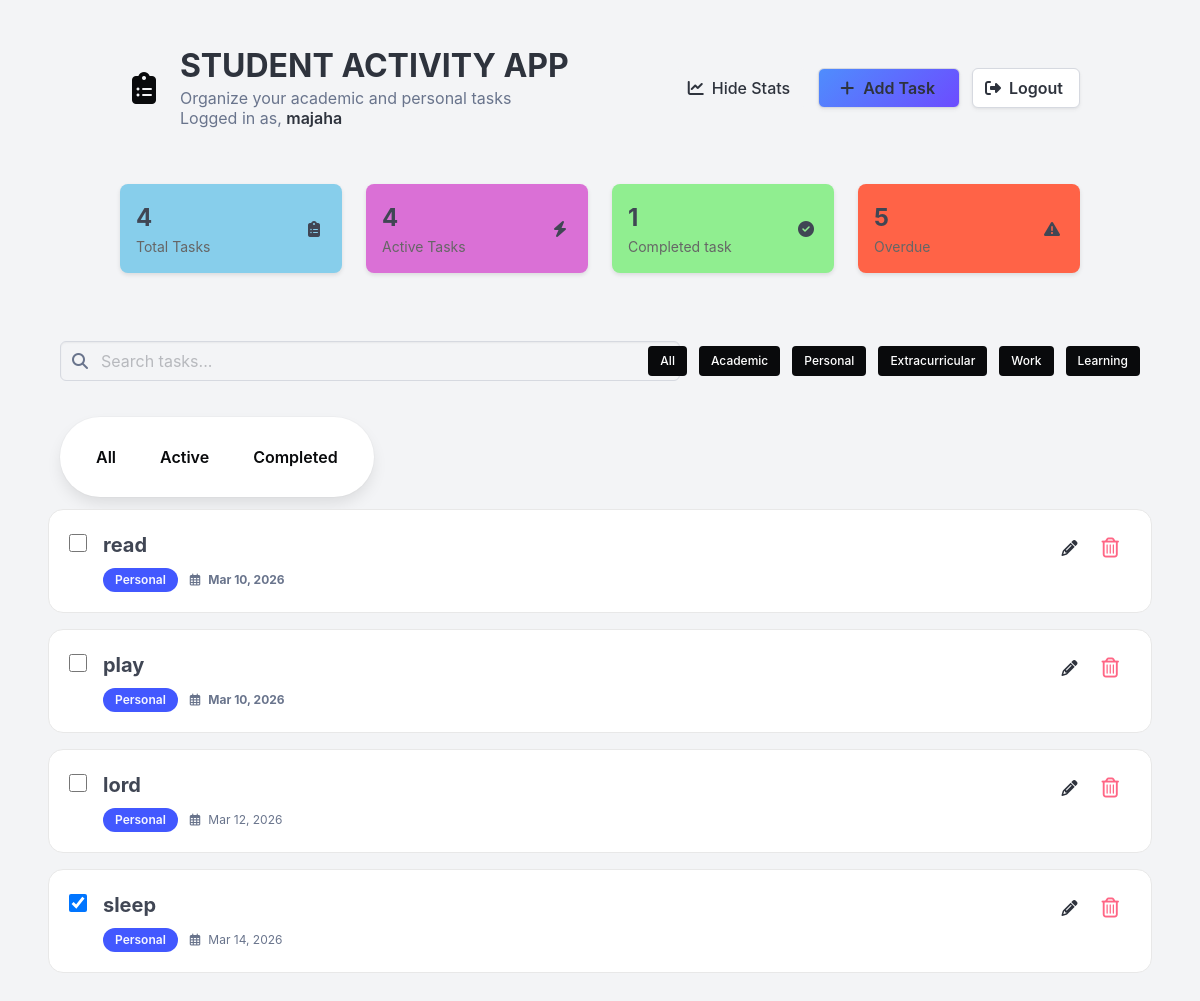
Page / (signed in) on the earlier database version.
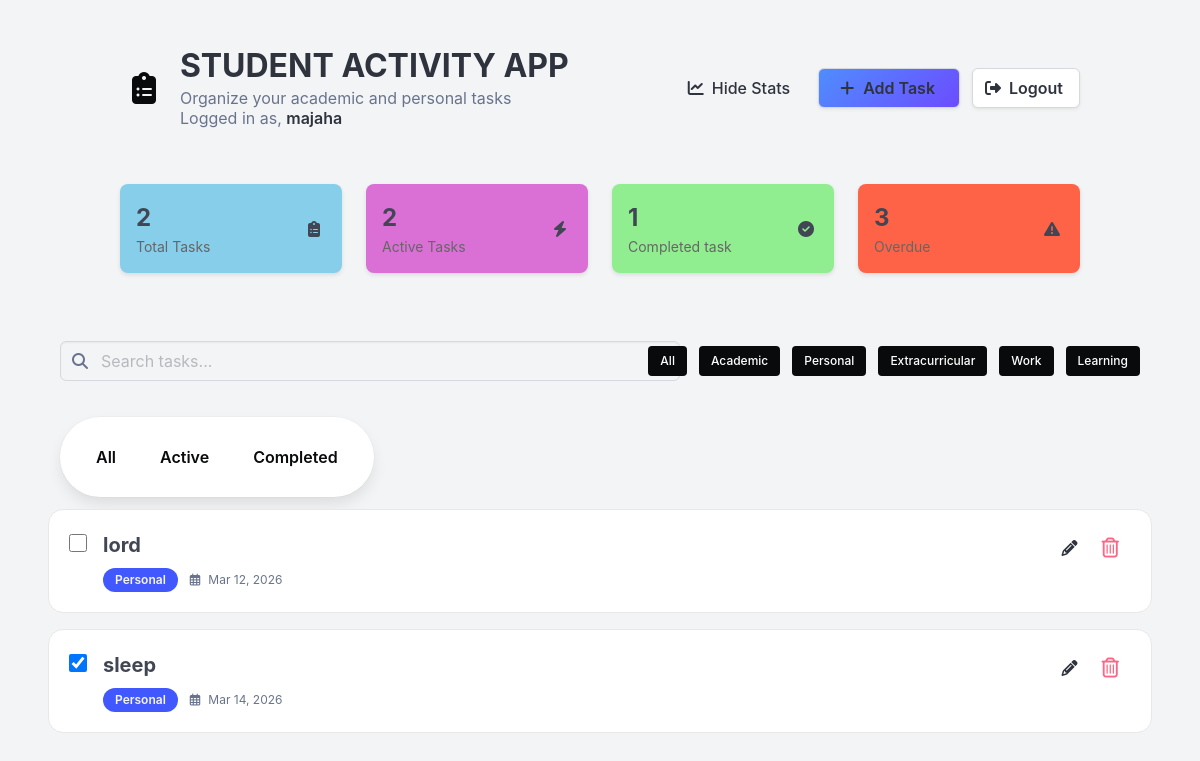
Same page on the later database version.
### app/model/model.py (models this page shows, shortened)
class User(db.Model, UserMixin):
    __tablename__ = "users"
    id: Mapped[int] = mapped_column(primary_key=True)
    username: Mapped[str] = mapped_column(nullable=False, unique=True)
    password: Mapped[str] = mapped_column(nullable=False)
    email: Mapped[str] = mapped_column(nullable=False)

class Task(db.Model):
    __tablename__ = "tasks"
    id: Mapped[int] = mapped_column(primary_key=True)
    task: Mapped[str] = mapped_column(nullable=False)
    user_id: Mapped[int | None] = mapped_column(ForeignKey("users.id"))
    completed: Mapped[bool] = mapped_column(default=False)
    category_id: Mapped[int | None] = mapped_column(
        ForeignKey("categories.id"), nullable=True
    )
    deadline: Mapped[datetime | None] = mapped_column(DateTime, nullable=True)
    notes: Mapped[str | None] = mapped_column(String, nullable=True)
    category = relationship("Category", back_populates="tasks")
    user: Mapped["User"] = relationship("User", backref="tasks")

class Category(db.Model):
    __tablename__ = "categories"
    id: Mapped[int] = mapped_column(primary_key=True)
    cat_name: Mapped[str] = mapped_column(nullable=False)
    user_id: Mapped[int | None] = mapped_column(ForeignKey("users.id"))
    tasks = relationship("Task", back_populates="category")

### app/routes/route.py (the view)
@main.route("/")
@login_required
def index():
    tasks = Task.query.filter_by(
        user_id=current_user.id
    ).all()  # get tasks from database
    completed = Task.query.filter_by(completed=True).count()  # count completed tasks
    overdue_tasks = Task.query.filter(
        Task.completed.is_(False), Task.deadline < datetime.today()
    ).count()
    return render_template(
        "index.html",
        user=current_user,
        tasks=tasks,
        completed=completed,
        overdue_tasks=overdue_tasks,
        now=datetime.today(),
    )

### app/__init__.py (called while the page is built)
def create_app():
    app = Flask(__name__)
    app.config["SQLALCHEMY_DATABASE_URI"] = "sqlite:///student.db"
    app.config["SECRET_KEY"] = "secret"
    app.config["SQLALCHEMY_TRACK_MODIFICATIONS"] = False
    db.init_app(app)
    login_manager.init_app(app)
    migrate.init_app(app, db)
    login_manager.login_view = "auth.login"
    app.register_blueprint(auth_bp)
    app.register_blueprint(main)
    app.register_blueprint(cat_bp, url_prefix="/category")
    from .model import User
    @login_manager.user_loader
    def load_user(user_id):
        return db.session.get(User, int(user_id))
    return app

### app/templates/index.html
{%extends 'base.html'%} {%include 'navbar.html'%} {%include 'main.html'%}
{%block content%}
<div class="columns is-vcentered mt-2 px-3">
    <div class="column is-7">{% include 'search.html' %}</div>
    <div class="column is-5">{% include 'category.html' %}</div>
</div>
<div class="column is-5">
    <div
        class="box is-flex is-align-items-center"
        style="border-radius: 999px; width: fit-content"
    >
        {% include 'status.html' %}
    </div>
</div>
{% include 'add_tasks.html' %} {% endblock %}

### app/templates/base.html (shortened to what this page needs)
<!doctype html>
<html>
    <head>
        <link
            rel="stylesheet"
            href="https://cdn.jsdelivr.net/npm/bulma@1.0.4/css/bulma.min.css"
        />
        <link
            rel="stylesheet"
            href="https://cdnjs.cloudflare.com/ajax/libs/font-awesome/6.5.1/css/all.min.css"
        />
    </head>
    <body class="has-background-light">
        <section class="section">{% block content %} {% endblock %}</section>
    </body>
</html>

### app/templates/navbar.html (shortened to what this page needs)
{%extends 'base.html'%}{%block content%}
<div class="container">
    <nav class="level">
        <div class="left-left">
            <div class="level-item">
                <span class="icon is-large has-text-black mr-3">
                    <i class="fas fa-clipboard-list fa-2x"></i>
                </span>
                <div>
                    <h1 class="title is-3 has-text-weight-bold mb-0">
                        STUDENT ACTIVITY APP
                    </h1>
                    <p class="subtitle is-6 has-text-grey mt-1">
                        Organize your academic and personal tasks {%if
                        current_user.is_authenticated %}
                        <br />
                        Logged in as,
                        <strong>{{ current_user.username }}</strong>
                        {% endif %}
                    </p>
                </div>
            </div>
        </div>
        <div class="level-right">
            <div class="level-item buttons">
                <button class="button stats-btn is-light is-rectangle px-4">
                    <span class="icon">
                        <i class="fas fa-chart-line"></i>
                    </span>
                    <span>Hide Stats</span>
                </button>
                <a
                    href="{{ url_for('main.task') }}"
                    class="button add-task-btn is-rectangle px-5"
                >
                    <span class="icon">
                        <i class="fas fa-plus"></i>
                    </span>
                    <span class="has-text-weight-semibold">Add Task</span>
                </a>
                <a
                    href="{{ url_for('auth.logout') }}"
                    class="button log-out-btn is-rectangle px-4"
                >
                    <span class="icon">
                        <i class="fas fa-sign-out-alt"></i>
                    </span>
                    <span class="has-text-weight-semibold">Logout</span>
                </a>
            </div>
        </div>
        {%endblock%}

### app/templates/main.html (shortened to what this page needs)
<section class="container mt-2">
    <div class="columns is-mobile is-multiline">
        <div class="column is-3">
            <div class="stat-card blue">
                <div>
                    <p class="stat-number">{{ tasks|length }}</p>
                    <p class="stat-text">Total Tasks</p>
                </div>
                <span class="icon">
                    <i class="fas fa-clipboard-list"></i>
                </span>
            </div>
        </div>
        <div class="column is-3">
            <div class="stat-card purple">
                <div>
                    <p class="stat-number">{{ tasks|length }}</p>
                    <p class="stat-text">Active Tasks</p>
                </div>
                <span class="icon">
                    <i class="fas fa-bolt"></i>
                </span>
            </div>
        </div>
        <div class="column is-3">
            <div class="stat-card green">
                <div>
                    <p class="stat-number">{{ completed }}</p>
                    <p class="stat-text">Completed task</p>
                </div>
                <span class="icon">
                    <i class="fas fa-check-circle"></i>
                </span>
            </div>
        </div>
        <div class="column is-3">
            <div class="stat-card red">
                <div>
                    <p class="stat-number">{{ overdue_tasks }}</p>
                    <p class="stat-text">Overdue</p>
                </div>
                <span class="icon">
                    <i class="fas fa-exclamation-triangle"></i>
                </span>
            </div>
        </div>
    </div>
</section>

### app/templates/search.html (shortened to what this page needs)
<div class="field">
    <div class="control has-icons-left">
        <input
            class="input is-rectangle has-background-light"
            type="text"
            name="search"
            placeholder="Search tasks..."
            hx-get="{{ url_for('main.search') }}"
            hx-trigger="keyup changed delay:300ms"
            hx-target="#task-results"
            hx-swap="innerHTML"
        />
        <span class="icon is-left has-text-grey">
        </span>
    </div>
</div>

### app/templates/category.html
<div class="container">
    <div class="level-right">
        <div class="level-item">
            <div class="buttons">
                <a href="#" class="button is-black is-small"> All </a>
                <a href="#" class="button is-black is-small"> Academic </a>
                <a href="#" class="button is-black is-small"> Personal </a>
                <a href="#" class="button is-black is-small">
                    Extracurricular
                </a>
                <a href="#" class="button is-black is-small">Work</a>
                <a href="#" class="button is-black is-small">Learning</a>
            </div>
        </div>
    </div>
</div>

### app/templates/status.html
<div class="container">
    <div class="buttons is-right">
        <button
            class="button is-white is-rounded px-4 has-text-weight-semibold"
        >
            All
        </button>
        <button
            class="button is-white is-rounded px-4 has-text-weight-semibold"
        >
            Active
        </button>
        <button
            class="button is-white is-rounded px-4 has-text-weight-semibold"
        >
            Completed
        </button>
    </div>
</div>

### app/templates/add_tasks.html (shortened to what this page needs)
<div id="tasks-container">
    {% for task in tasks %}
    <div
        class="box is-shadowless mb-4"
        style="border: 1px solid #e8e8e8; border-radius: 15px; padding: 1.25rem"
    >
        <div
            class="is-flex is-justify-content-space-between is-align-items-start"
        >
            <div class="is-flex is-align-items-start">
                <div class="mr-4 mt-1">
                    <input
                        type="checkbox"
                        name="completed"
                        class="is-clickable"
                        style="width: 18px; height: 18px; cursor: pointer; border-radius: 4px;"
                        {% if task.completed %} checked {% endif %}
                        hx-post="{{ url_for('main.toggle', task_id=task.id) }}"
                        hx-swap="none"
                        hx-trigger="change"
                    />
                </div>
                <div>
                    <h3 class="has-text-weight-bold is-dark is-size-5 mb-2">
                        {{ task.task }}
                    </h3>
                    <div class="is-flex is-align-items-center">
                        <span
                            class="tag is-link is-rounded has-text-weight-semibold mr-3 px-3"
                        >
                            {{ task.category.cat_name if task.category else
                            'Uncategorized' }}
                        </span>
                        <span
                            class="has-text-grey is-size-7 is-flex is-align-items-center
                            {% if task.deadline and not task.completed and task.deadline < now %}
                                has-text-danger has-text-weight-bold
                            {% endif %}"
                        >
                            <i class="far fa-calendar-alt mr-2"></i>
                            {{ task.deadline.strftime('%b %d, %Y') if task.deadline else 'No deadline' }}
                        </span>
                    </div>
                </div>
            </div>
            <div class="is-flex">
                <a href="{{ url_for('main.update_task', task_id=task.id) }}"
                <button class="button is-white has-text-dark p-2 mx-1">
                    <i class="fa-solid fa-pencil is-size-6"></i>
                </a>
                <form action="{{ url_for('main.delete', task_id=task.id) }}" method="POST">
                    <button type="submit" class="button is-white has-text-danger p-2 mx-1">
                        <i class="fa-regular fa-trash-can is-size-5"></i>
                    </button>
                </form>
            </div>
        </div>
    </div>
    {% endfor %}
</div>

### app/templates/navbar.html (style rules this page uses)
.add-task-btn { background: linear-gradient(135deg, #4f8dfd, #6c4cff); color: white; border: none; }
.log-out-btn { background: linear-gradient(135deg, #ffffff); color: white; border: none; }
.stats-btn { background: linear-gradient(135deg, #ffffff); color: white; border: none; }

### app/templates/main.html (style rules this page uses)
.stat-card { display: flex; align-items: center; justify-content: space-between; padding: 1rem; border-radius: 0.5rem; box-shadow: 0 2px 4px rgba(0, 0, 0, 0.1); }
.stat-number { font-size: 1.5rem; font-weight: bold; }
.stat-text { font-size: 0.875rem; color: #666; }
.blue { background-color: #87ceeb; }
.purple { background-color: #da70d6; }
.green { background-color: #90ee90; }
.red { background-color: #ff6347; }

Differences in the rows shown:
removed Task: task "read", category "Personal", deadline "Mar 10, 2026"
removed Task: task "play", category "Personal", deadline "Mar 10, 2026"
Other differences:
{{ tasks|length }}: "4" → "2"
{{ overdue_tasks }}: "5" → "3"
